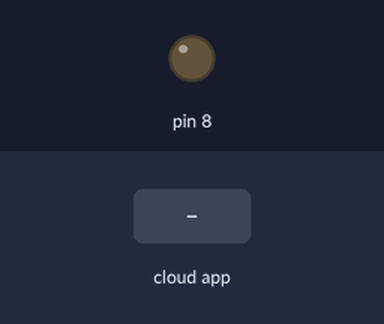
Recording of a sketch running on a simulated Arduino Mega 2560, built with avr-gcc and run on an emulated ATmega2560. On the bench: output pins drawn as LEDs (lit = HIGH). The inputs (shaded band) are chosen by the test bench.

Above: at 2.7 s.
2.8 s: the phone or cloud app sets 2 to 1
At 3.8 s:
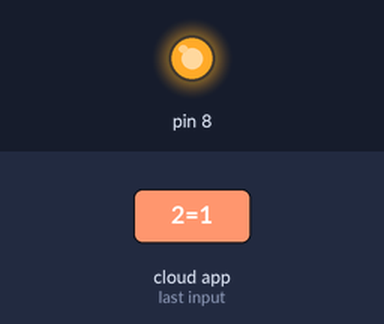
5.0 s: the phone or cloud app sets 2 to 0
At 6.5 s:
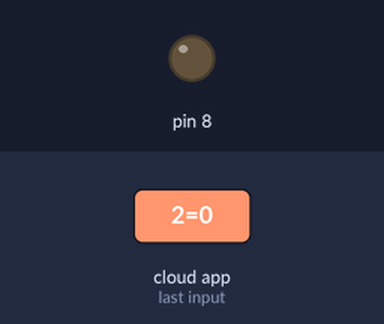
Timing chart, 0 to 8.0 s (numbered marks = the images above; inputs shaded):
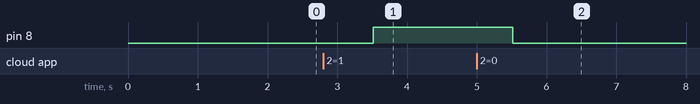

The sketch:

Esp8266.ino
```cpp
#include <dht.h>

//#define CAYENNE_DEBUG       // Uncomment to show debug messages
//#define CAYENNE_PRINT Serial  // Comment this out to disable prints and save space
#include <CayenneMQTTESP8266Shield.h>
#include <SoftwareSerial.h>

#define VIRTUAL_CHANNEL 1

// Analog pin 0 will be called 'sensor'
int sensor = A0;
int LM35 = A1;
int Gas = A2;
int val;

dht DHT;

#define DHT11_PIN 7

// WiFi network info.
char ssid[] = "TE";
char wifiPassword[] = "UUUUUUUUUU10";

// Cayenne authentication info. This should be obtained from the Cayenne Dashboard.
char username[] = "28c66640-16a4-11ea-b73d-1be39589c6b2";
char password[] = "5d190328694b26e516b166b7bc70efc4751b0fd7";
char clientID[] = "4832ecb0-5718-11ea-b301-fd142d6c1e6c";

// Set ESP8266 Serial object. In this example we use the Serial1 hardware serial which is available on boards like the Arduino Mega.
//#define EspSerial Serial

float temp_value;

// Set ESP8266 Serial object. In this example we use the Serial1 hardware serial which is available on boards like the Arduino Mega.
//#define EspSerial Serial

SoftwareSerial EspSerial(2,3);

ESP8266 wifi(&EspSerial);

void setup()
{
  //Serial.begin(9600);
  //delay(10);

  // Set ESP8266 baud rate
  EspSerial.begin(9600);
  delay(10);
  Cayenne.begin(username, password, clientID, wifi, ssid, wifiPassword);
 // LED
 pinMode(8, OUTPUT);
}


void loop()
{
  Cayenne.loop();
}

// Default function for sending sensor data at intervals to Cayenne.
// You can also use functions for specific channels, e.g CAYENNE_OUT(1) for sending channel 1 data.
/*CAYENNE_OUT_DEFAULT()
{
  // Write data to Cayenne here. This example just sends the current uptime in milliseconds on virtual channel 0.
  Cayenne.virtualWrite(0, millis());
  // Some examples of other functions you can use to send data.
  //Cayenne.celsiusWrite(1, 22.0);
  //Cayenne.luxWrite(2, 700);
  //Cayenne.virtualWrite(3, 50, TYPE_PROXIMITY, UNIT_CENTIMETER);
}
*/
// Default function for processing actuator commands from the Cayenne Dashboard.
// You can also use functions for specific channels, e.g CAYENNE_IN(1) for channel 1 commands.
CAYENNE_IN_DEFAULT()
{
  CAYENNE_LOG("Channel %u, value %s", request.channel, getValue.asString());
  //Process message here. If there is an error set an error message using getValue.setError(), e.g getValue.setError("Error message");
}

// This function is called at intervals to send sensor data to Cayenne.
CAYENNE_OUT(VIRTUAL_CHANNEL)
{
    // LM35
    val = analogRead(LM35);
    float Celsius = ( val/1024.0)*500;
  // Read data from the sensor and send it to the virtual channel here.
  // You can write data using virtualWrite or other Cayenne write functions.
  // For example, to send a temperature in Celsius you can use the following:
  Cayenne.virtualWrite(VIRTUAL_CHANNEL, Celsius, TYPE_TEMPERATURE, UNIT_CELSIUS);
}

CAYENNE_IN(2)
{
  int value = getValue.asInt();
  CAYENNE_LOG("Channel %d, pin %d, value %d", VIRTUAL_CHANNEL, ACTUATOR_PIN, value);
  // Write the value received to the digital pin.
  digitalWrite(8, value);
}
CAYENNE_OUT(3)
{
  int temp;
    // Gas sensor
    temp = analogRead(Gas);
  // Read data from the sensor and send it to the virtual channel here.
  // You can write data using virtualWrite or other Cayenne write functions.
  // For example, to send a temperature in Celsius you can use the following:
  Cayenne.virtualWrite(3,temp, TYPE_DIGITAL_SENSOR, UNIT_DIGITAL);
}

CAYENNE_OUT(4)
{
 int chk = DHT.read11(DHT11_PIN);
//Serial.print("Temperature = ");
//Serial.println(DHT.temperature);
//Serial.print("Humidity = ");
//Serial.println(DHT.humidity);
//delay(1000);
  // For example, to send a temperature in Celsius you can use the following:
  Cayenne.virtualWrite(4,DHT.temperature, TYPE_TEMPERATURE, UNIT_DIGITAL);
}
CAYENNE_OUT(5)
{
 int chk = DHT.read11(DHT11_PIN);
//Serial.print("Temperature = ");
//Serial.println(DHT.temperature);
//Serial.print("Humidity = ");
//Serial.println(DHT.humidity);
//delay(1000);
  // For example, to send a temperature in Celsius you can use the following:
  Cayenne.virtualWrite(5,DHT.humidity, TYPE_DIGITAL_SENSOR, UNIT_DIGITAL);
}
```

Measured:
- after the input at 2.8 s, pin 8: LOW → HIGH after 0.71 s
- after the input at 5.0 s, pin 8: HIGH → LOW after 0.51 s
